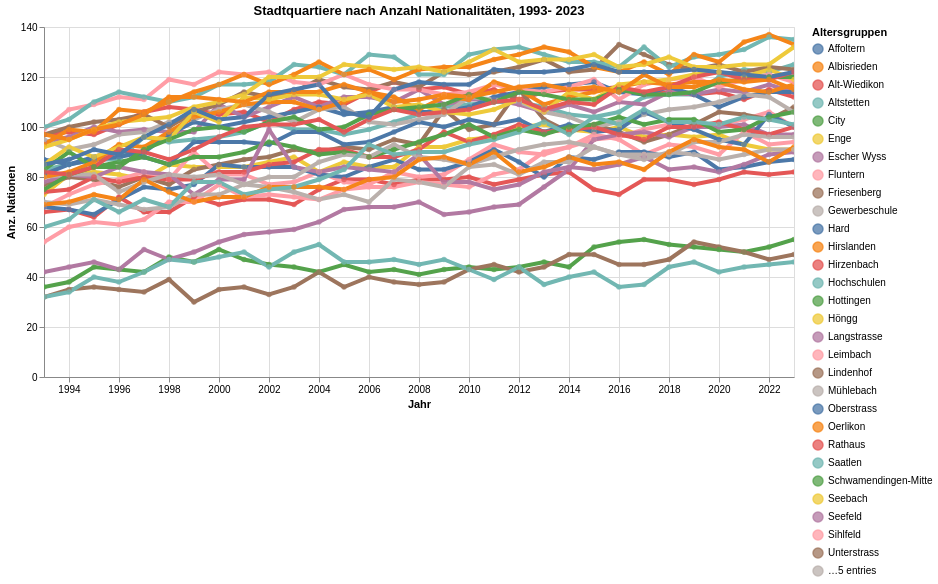

Write notebook code for a chart like this one.
### Markdown cell above
#### Stadtquartiere nach Anzahl Nationalitäten

### Code cell
myTitle="Stadtquartiere nach Anzahl Nationalitäten, " +data_min_date + "- "+data_max_date

highlight = alt.selection(type='single', on='mouseover',
                          fields=['QuarLang'], nearest=True)
#x='date:StichtagDatJahr',
base = alt.Chart(data2betested.reset_index().query('AnzBestWir>10'), title=myTitle).encode(
    x=alt.X('StichtagDatJahr', axis=alt.Axis(title='Jahr'))# , axis=alt.Axis(format='%', title='percentage')
    , y=alt.X('AnzNat', axis=alt.Axis(title='Anz. Nationen'))
    , color=alt.Color('QuarLang', legend=alt.Legend(title="Altersgruppen", orient="right"))  
    ,tooltip=['StichtagDatJahr', 'QuarLang','AnzBestWir', 'AnzNat']    
)
points = base.mark_circle().encode(
    opacity=alt.value(0.75)
).add_selection(
    highlight
).properties(
    width=750 , height=350
)
lines = base.mark_line().encode(
    size=alt.condition(~highlight, alt.value(0.5), alt.value(4))
).interactive()

lines + points

### Figure 1 — Vega-Lite specification as saved in the notebook (floating-point values rounded to 4 significant figures; data arrays with more than 128 entries replaced by an {"elided": "..."} marker saying what was removed)
{"config": {"view": {"continuousWidth": 400, "continuousHeight": 300}}, "layer": [{"mark": "line", "encoding": {"color": {"type": "nominal", "field": "QuarLang", "legend": {"orient": "right", "title": "Altersgruppen"}}, "size": {"condition": {"value": 0.5, "selection": {"not": "selector013"}}, "value": 4}, "tooltip": [{"type": "temporal", "field": "StichtagDatJahr"}, {"type": "nominal", "field": "QuarLang"}, {"type": "quantitative", "field": "AnzBestWir"}, {"type": "quantitative", "field": "AnzNat"}], "x": {"type": "temporal", "axis": {"title": "Jahr"}, "field": "StichtagDatJahr"}, "y": {"type": "quantitative", "axis": {"title": "Anz. Nationen"}, "field": "AnzNat"}}, "selection": {"selector014": {"type": "interval", "bind": "scales", "encodings": ["x", "y"]}}, "title": "Stadtquartiere nach Anzahl Nationalitäten, 1993- 2023"}, {"mark": "circle", "encoding": {"color": {"type": "nominal", "field": "QuarLang", "legend": {"orient": "right", "title": "Altersgruppen"}}, "opacity": {"value": 0.75}, "tooltip": [{"type": "temporal", "field": "StichtagDatJahr"}, {"type": "nominal", "field": "QuarLang"}, {"type": "quantitative", "field": "AnzBestWir"}, {"type": "quantitative", "field": "AnzNat"}], "x": {"type": "temporal", "axis": {"title": "Jahr"}, "field": "StichtagDatJahr"}, "y": {"type": "quantitative", "axis": {"title": "Anz. Nationen"}, "field": "AnzNat"}}, "height": 350, "selection": {"selector013": {"type": "single", "on": "mouseover", "fields": ["QuarLang"], "nearest": true}}, "title": "Stadtquartiere nach Anzahl Nationalitäten, 1993- 2023", "width": 750}], "data": {"name": "data-224856719e145f5c4ba8c55b422b1ad5"}, "$schema": "https://vega.github.io/schema/vega-lite/v4.8.1.json", "datasets": {"data-224856719e145f5c4ba8c55b422b1ad5": {"elided": "1054 records"}}}
